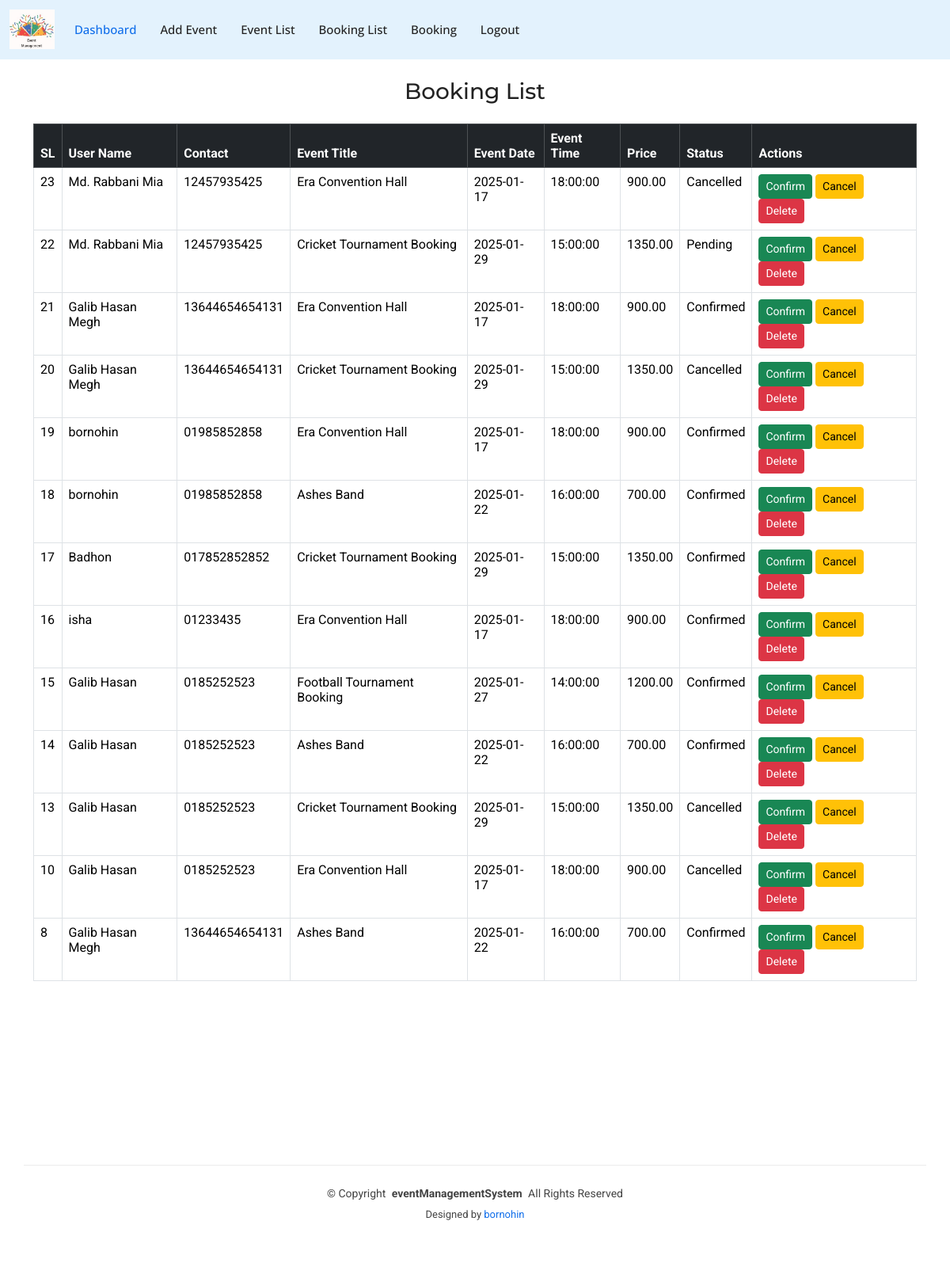
The page /admin/booking-list.php on the database as committed earlier.
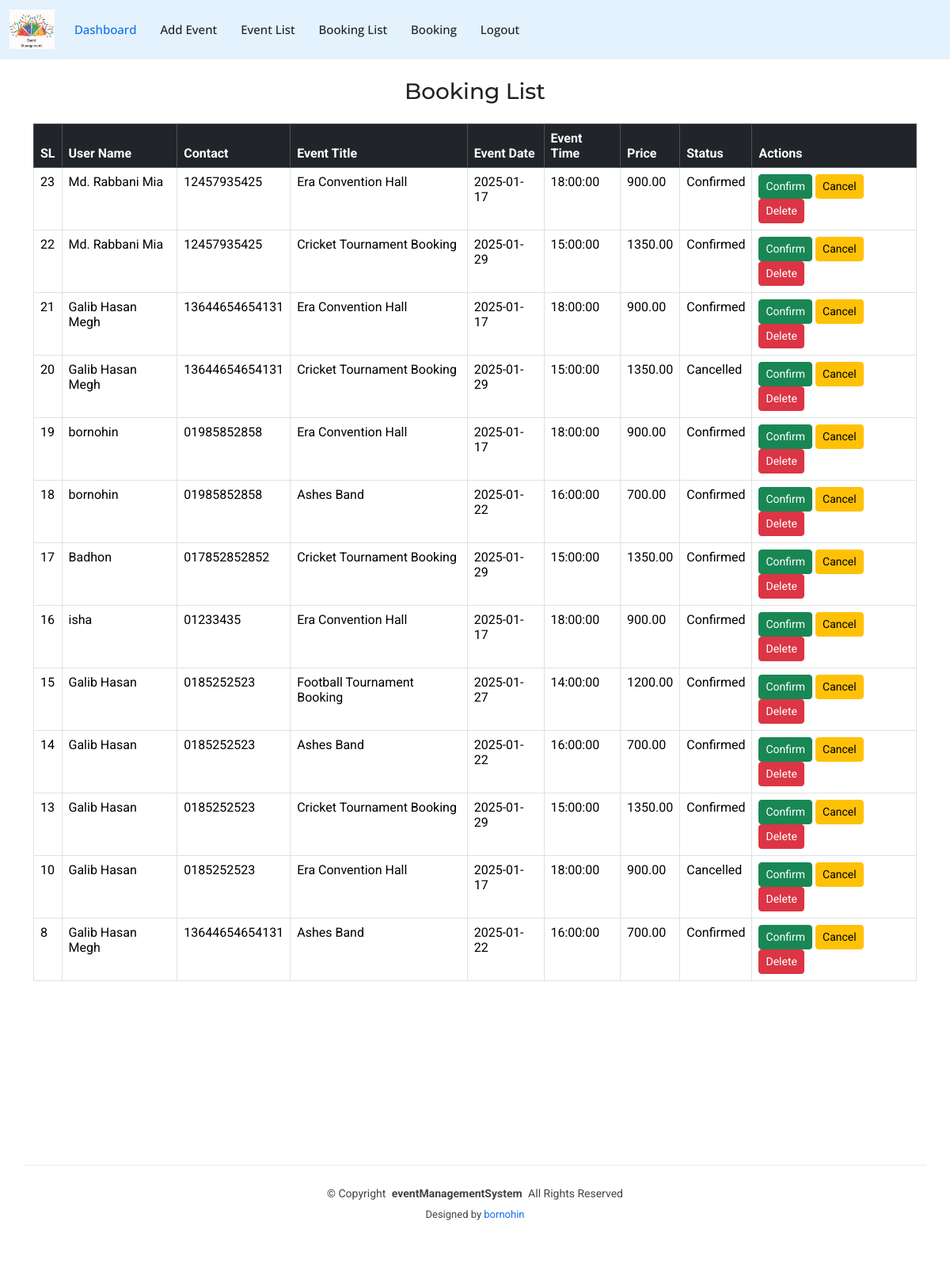
The same page on the database as committed later.
### tables this page shows
CREATE TABLE `bookings` (
  `id` int(11) NOT NULL,
  `user_id` int(11) NOT NULL,
  `event_id` int(11) NOT NULL,
  `booking_date` timestamp NOT NULL DEFAULT current_timestamp(),
  `status` varchar(255) DEFAULT NULL
);

CREATE TABLE `user` (
  `userid` int(11) NOT NULL,
  `name` varchar(50) NOT NULL,
  `contact` varchar(250) NOT NULL,
  `email` varchar(50) NOT NULL,
  `password` varchar(50) NOT NULL,
  `roleid` int(11) NOT NULL
);

CREATE TABLE `events` (
  `id` int(11) NOT NULL,
  `event_title` varchar(255) NOT NULL,
  `event_date` date NOT NULL,
  `event_time` time NOT NULL,
  `event_location` varchar(255) NOT NULL,
  `event_description` text NOT NULL,
  `price` decimal(10,2) NOT NULL,
  `event_image` varchar(255) NOT NULL,
  `created_at` timestamp NOT NULL DEFAULT current_timestamp()
);

### admin/booking-list.php (the view, shortened to what this page needs)
<?php
include('connect.php');
include('header.php');
$sql = "SELECT b.id AS booking_id, u.name AS user_name, u.contact AS user_contact, e.event_title, e.event_date, e.event_time, e.price, b.booking_date, b.status, b.user_id, e.id AS event_id
        FROM bookings b
        JOIN user u ON b.user_id = u.userid
        JOIN events e ON b.event_id = e.id
        ORDER BY b.booking_date DESC";
$result = mysqli_query($conn, $sql);
?>
<!DOCTYPE html>
<html lang="en">
<head>
</head>
<body>
    <div class="container mt-4">
        <h3 class="text-center mb-4">Booking List</h3>
        <table class="table table-bordered table-hover">
            <thead class="table-dark">
                <tr>
                    <th>SL</th>
                    <th>User Name</th>
                    <th>Contact</th>
                    <th>Event Title</th>
                    <th>Event Date</th>
                    <th>Event Time</th>
                    <th>Price</th>
                    <th>Status</th>
                    <th>Actions</th>
                </tr>
            </thead>
            <tbody>
                <?php
                if (mysqli_num_rows($result) > 0) {
                    while ($row = mysqli_fetch_assoc($result)) {
                        $status = $row['status'] ? $row['status'] : 'Pending';
                        echo "
                        <tr>
                            <td>{$row['booking_id']}</td>
                            <td>{$row['user_name']}</td>
                            <td>{$row['user_contact']}</td>
                            <td>{$row['event_title']}</td>
                            <td>{$row['event_date']}</td>
                            <td>{$row['event_time']}</td>
                            <td>{$row['price']}</td>
                            <td>{$status}</td>
                            <td>
                                <a href='booking-list.php?action=confirm&id={$row['booking_id']}' class='btn btn-success btn-sm' onclick='return confirm(\"Are you sure you want to confirm this booking?\")'>Confirm</a>
                                <a href='booking-list.php?action=cancel&id={$row['booking_id']}' class='btn btn-warning btn-sm' onclick='return confirm(\"Are you sure you want to cancel this booking?\")'>Cancel</a>
                                <a href='booking-list.php?action=delete&id={$row['booking_id']}' class='btn btn-danger btn-sm' onclick='return confirm(\"Are you sure you want to delete this booking?\")'>Delete</a>
                            </td>
                        </tr>";
                    }
                } else {
                    echo "<tr><td colspan='8' class='text-center'>No bookings found</td></tr>";
                }
                ?>
            </tbody>
        </table>
    </div>
    <?php include('footer.php'); ?>
</body>
</html>

Rows that differ between the two databases and show on the page:
changed bookings id 23: status "Cancelled" → "Confirmed"
changed bookings id 22: status "Pending" → "Confirmed"
changed bookings id 13: status "Cancelled" → "Confirmed"
